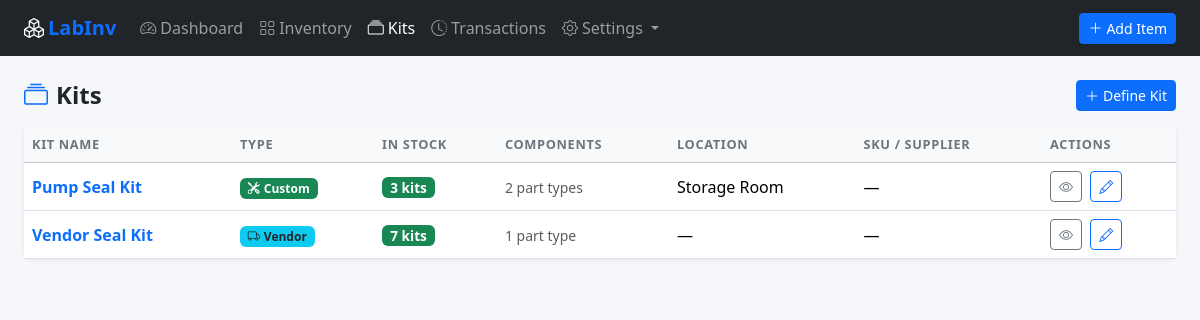
Screenshot of /kits with the database file from the repository.
### tables this page shows
CREATE TABLE kits (
            id          INTEGER PRIMARY KEY AUTOINCREMENT,
            name        TEXT    NOT NULL,
            kit_type    TEXT    NOT NULL DEFAULT 'custom',
            supplier    TEXT,
            sku         TEXT,
            quantity    INTEGER NOT NULL DEFAULT 0,
            location_id INTEGER REFERENCES locations(id),
            notes       TEXT,
            created_at  TIMESTAMP DEFAULT CURRENT_TIMESTAMP,
            updated_at  TIMESTAMP DEFAULT CURRENT_TIMESTAMP
        );

### app.py (the view)
@app.route("/kits")
def kits():
    db = get_db()
    kit_list = db.execute("""
        SELECT k.*, l.name AS location_name,
               COUNT(kc.id) AS component_count
        FROM kits k
        LEFT JOIN locations l ON k.location_id = l.id
        LEFT JOIN kit_components kc ON k.id = kc.kit_id
        GROUP BY k.id
        ORDER BY k.name
    """).fetchall()
    db.close()
    return render_template("kits.html", kits=kit_list)

### app.py (called while the page is built)
def get_db():
    conn = sqlite3.connect(DATABASE)
    conn.row_factory = sqlite3.Row
    conn.execute("PRAGMA foreign_keys = ON")
    return conn

### templates/kits.html (shortened to what this page needs)
{% extends "base.html" %}
{% block content %}
<div class="d-flex align-items-center justify-content-between mt-4 mb-3">
  <h4 class="mb-0 fw-bold"><i class="bi bi-collection me-2 text-primary"></i>Kits</h4>
  <a href="/kits/new" class="btn btn-primary btn-sm no-print">
    <i class="bi bi-plus-lg me-1"></i>Define Kit
  </a>
</div>
<div class="card">
  <div class="table-responsive">
    <table class="table table-hover align-middle mb-0">
      <thead class="table-light">
        <tr>
          <th>Kit Name</th>
          <th>Type</th>
          <th>In Stock</th>
          <th>Components</th>
          <th>Location</th>
          <th>SKU / Supplier</th>
          <th class="no-print">Actions</th>
        </tr>
      </thead>
      <tbody>
        {% if kits %}
          {% for kit in kits %}
          <tr>
            <td>
              <a href="/kits/{{ kit.id }}" class="text-decoration-none fw-semibold">{{ kit.name }}</a>
            </td>
            <td>
              {% if kit.kit_type == 'vendor' %}
                <span class="badge bg-info text-dark"><i class="bi bi-truck me-1"></i>Vendor</span>
              {% else %}
                <span class="badge bg-success"><i class="bi bi-tools me-1"></i>Custom</span>
              {% endif %}
            </td>
            <td>
              {% if kit.quantity == 0 %}
                <span class="badge bg-secondary qty-badge">0 kits</span>
              {% else %}
                <span class="badge bg-success qty-badge">{{ kit.quantity }} kit{{ 's' if kit.quantity != 1 }}</span>
              {% endif %}
            </td>
            <td>
              <span class="text-muted small">{{ kit.component_count }} part type{{ 's' if kit.component_count != 1 }}</span>
            </td>
            <td>{{ kit.location_name or '—' }}</td>
            <td>
              {% if not kit.sku and not kit.supplier %}—{% endif %}
            </td>
            <td class="no-print">
              <a href="/kits/{{ kit.id }}" class="btn btn-sm btn-outline-secondary me-1" title="View">
                <i class="bi bi-eye"></i>
              </a>
              <a href="/kits/{{ kit.id }}/edit" class="btn btn-sm btn-outline-primary" title="Edit">
                <i class="bi bi-pencil"></i>
              </a>
            </td>
          </tr>
          {% endfor %}
        {% endif %}
      </tbody>
    </table>
  </div>
</div>
{% endblock %}

### templates/base.html (style rules this page uses)
body { background: #f5f7fa; }
.card { border: none; box-shadow: 0 1px 4px rgba(0,0,0,.08); }
.qty-badge { font-size:.85rem; padding:.3em .6em; }
.table th { font-size:.8rem; text-transform:uppercase; letter-spacing:.05em; color:#6c757d; }

### rows the page displays
kits: name "Pump Seal Kit", kit_type "custom" (drawn), quantity "3", quantity "s", component_count "2", component_count "s", location_name "Storage Room"
kits: name "Vendor Seal Kit", kit_type "vendor" (drawn), quantity "7", quantity "s", component_count "1", location_name "—"
